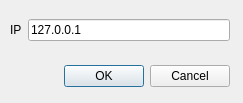
<?xml version="1.0" encoding="UTF-8"?>
<ui version="4.0">
 <class>GetIPDialog</class>
 <widget class="QDialog" name="GetIPDialog">
  <property name="geometry">
   <rect>
    <x>0</x>
    <y>0</y>
    <width>243</width>
    <height>103</height>
   </rect>
  </property>
  <property name="windowTitle">
   <string>IP</string>
  </property>
  <widget class="QDialogButtonBox" name="buttonBox">
   <property name="geometry">
    <rect>
     <x>10</x>
     <y>60</y>
     <width>220</width>
     <height>32</height>
    </rect>
   </property>
   <property name="orientation">
    <enum>Qt::Horizontal</enum>
   </property>
   <property name="standardButtons">
    <set>QDialogButtonBox::Cancel|QDialogButtonBox::Ok</set>
   </property>
  </widget>
  <widget class="QWidget" name="horizontalLayoutWidget">
   <property name="geometry">
    <rect>
     <x>10</x>
     <y>10</y>
     <width>220</width>
     <height>40</height>
    </rect>
   </property>
   <layout class="QHBoxLayout" name="horizontalLayout">
    <item>
     <widget class="QLabel" name="labelIP">
      <property name="text">
       <string>IP</string>
      </property>
     </widget>
    </item>
    <item>
     <widget class="QLineEdit" name="ipEdit">
      <property name="text">
       <string>127.0.0.1</string>
      </property>
     </widget>
    </item>
   </layout>
  </widget>
 </widget>
 <resources/>
 <connections>
  <connection>
   <sender>buttonBox</sender>
   <signal>accepted()</signal>
   <receiver>GetIPDialog</receiver>
   <slot>accept()</slot>
   <hints>
    <hint type="sourcelabel">
     <x>248</x>
     <y>254</y>
    </hint>
    <hint type="destinationlabel">
     <x>157</x>
     <y>274</y>
    </hint>
   </hints>
  </connection>
  <connection>
   <sender>buttonBox</sender>
   <signal>rejected()</signal>
   <receiver>GetIPDialog</receiver>
   <slot>reject()</slot>
   <hints>
    <hint type="sourcelabel">
     <x>316</x>
     <y>260</y>
    </hint>
    <hint type="destinationlabel">
     <x>286</x>
     <y>274</y>
    </hint>
   </hints>
  </connection>
 </connections>
</ui>
